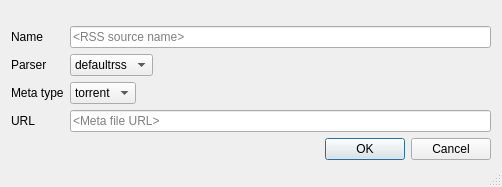
<?xml version="1.0" encoding="UTF-8"?>
<ui version="4.0">
 <class>sourceEditDialog</class>
 <widget class="QDialog" name="sourceEditDialog">
  <property name="geometry">
   <rect>
    <x>0</x>
    <y>0</y>
    <width>502</width>
    <height>187</height>
   </rect>
  </property>
  <property name="sizePolicy">
   <sizepolicy hsizetype="Expanding" vsizetype="Expanding">
    <horstretch>0</horstretch>
    <verstretch>0</verstretch>
   </sizepolicy>
  </property>
  <property name="minimumSize">
   <size>
    <width>502</width>
    <height>187</height>
   </size>
  </property>
  <property name="sizeIncrement">
   <size>
    <width>502</width>
    <height>187</height>
   </size>
  </property>
  <property name="baseSize">
   <size>
    <width>502</width>
    <height>187</height>
   </size>
  </property>
  <property name="windowTitle">
   <string>Edit Source</string>
  </property>
  <property name="windowIcon">
   <iconset resource="swarmtvqtresources.qrc">
    <normaloff>:/swarmtv/mainlogo/resources/swarmtv_logo.png</normaloff>:/swarmtv/mainlogo/resources/swarmtv_logo.png</iconset>
  </property>
  <property name="sizeGripEnabled">
   <bool>true</bool>
  </property>
  <layout class="QGridLayout" name="gridLayout">
   <property name="sizeConstraint">
    <enum>QLayout::SetDefaultConstraint</enum>
   </property>
   <item row="0" column="0">
    <layout class="QVBoxLayout" name="verticalLayout_3">
     <item>
      <layout class="QHBoxLayout" name="horizontalLayout_3">
       <item>
        <layout class="QVBoxLayout" name="verticalLayout">
         <item>
          <widget class="QLabel" name="label">
           <property name="text">
            <string>Name</string>
           </property>
          </widget>
         </item>
         <item>
          <widget class="QLabel" name="label_2">
           <property name="text">
            <string>Parser</string>
           </property>
          </widget>
         </item>
         <item>
          <widget class="QLabel" name="label_3">
           <property name="text">
            <string>Meta type</string>
           </property>
          </widget>
         </item>
         <item>
          <widget class="QLabel" name="label_4">
           <property name="text">
            <string>URL</string>
           </property>
          </widget>
         </item>
        </layout>
       </item>
       <item>
        <layout class="QVBoxLayout" name="verticalLayout_2">
         <item>
          <widget class="QLineEdit" name="nameSourceLineEdit">
           <property name="placeholderText">
            <string>&lt;RSS source name&gt;</string>
           </property>
          </widget>
         </item>
         <item>
          <layout class="QHBoxLayout" name="horizontalLayout">
           <item>
            <widget class="QComboBox" name="ParserComboBox">
             <item>
              <property name="text">
               <string>defaultrss</string>
              </property>
             </item>
             <item>
              <property name="text">
               <string>twitter</string>
              </property>
             </item>
            </widget>
           </item>
           <item>
            <spacer name="horizontalSpacer">
             <property name="orientation">
              <enum>Qt::Horizontal</enum>
             </property>
             <property name="sizeHint" stdset="0">
              <size>
               <width>40</width>
               <height>20</height>
              </size>
             </property>
            </spacer>
           </item>
          </layout>
         </item>
         <item>
          <layout class="QHBoxLayout" name="horizontalLayout_2">
           <item>
            <widget class="QComboBox" name="metaComboBox">
             <item>
              <property name="text">
               <string>torrent</string>
              </property>
             </item>
             <item>
              <property name="text">
               <string>nzb</string>
              </property>
             </item>
            </widget>
           </item>
           <item>
            <spacer name="horizontalSpacer_2">
             <property name="orientation">
              <enum>Qt::Horizontal</enum>
             </property>
             <property name="sizeHint" stdset="0">
              <size>
               <width>40</width>
               <height>20</height>
              </size>
             </property>
            </spacer>
           </item>
          </layout>
         </item>
         <item>
          <widget class="QLineEdit" name="urlSourceLineEdit">
           <property name="placeholderText">
            <string>&lt;Meta file URL&gt;</string>
           </property>
          </widget>
         </item>
        </layout>
       </item>
      </layout>
     </item>
     <item>
      <widget class="QDialogButtonBox" name="buttonBox">
       <property name="orientation">
        <enum>Qt::Horizontal</enum>
       </property>
       <property name="standardButtons">
        <set>QDialogButtonBox::Cancel|QDialogButtonBox::Ok</set>
       </property>
      </widget>
     </item>
    </layout>
   </item>
  </layout>
 </widget>
 <resources>
  <include location="swarmtvqtresources.qrc"/>
 </resources>
 <connections>
  <connection>
   <sender>buttonBox</sender>
   <signal>rejected()</signal>
   <receiver>sourceEditDialog</receiver>
   <slot>reject()</slot>
   <hints>
    <hint type="sourcelabel">
     <x>316</x>
     <y>260</y>
    </hint>
    <hint type="destinationlabel">
     <x>286</x>
     <y>274</y>
    </hint>
   </hints>
  </connection>
 </connections>
</ui>
